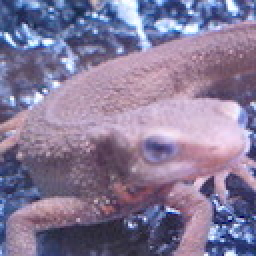
//> input picture imori.jpg, 128 x 128 px (shown 2 times larger)
$ ./answer_31   (built with g++ and OpenCV 4)
//> lines starting //> are read from the running program, lines starting //| are printed output that depends on the picture
//> further down, img is the input picture: 128 rows x 128 cols, CV_8UC3; mean B, G, R 152.8, 121.8, 134.1
#include <iostream>
#include <math.h>
#include <opencv2/core.hpp>
#include <opencv2/highgui.hpp>

// affine
cv::Mat affine(cv::Mat img, double a, double b, double c, double d, double tx,
               double ty, double theta, double dx, double dy) {
//> called with a = 1, b = 0, c = 0, d = 1, tx = 0, ty = 0, theta = 0, dx = 30
  // get height and width
  int width = img.cols;
//> width = 128
  int height = img.rows;
//> height = 128
  int channel = img.channels();
//> channel = 3

  // get detriment
  double det = a * d - b * c;

  if (dx != 0) {
    b = dx / height;
//> b = 0.234
  }
  if (dy != 0) {
    c = dy / width;
//> c = 0.234
  }

  if (theta != 0) {
    // Affine parameters
    double rad = theta / 180. * M_PI;
    a = std::cos(rad);
    b = -std::sin(rad);
    c = std::sin(rad);
    d = std::cos(rad);
    tx = 0;
    ty = 0;

    double det = a * d - b * c;

    // center transition
    double cx = width / 2.;
    double cy = height / 2.;
    double new_cx = (d * cx - b * cy) / det;
    double new_cy = (-c * cx + a * cy) / det;
    tx = new_cx - cx;
    ty = new_cy - cy;
  }

  // Resize width and height
  int resized_width = (int)(width * a + dx);
//> resized_width = 158
  int resized_height = (int)(height * d + dy);
//> resized_height = 158

  if (theta != 0) {
    resized_width = (int)(width + dx);
    resized_height = (int)(height + dy);
  }

  // other parameters
  int x_before, y_before;

  // output
  cv::Mat out = cv::Mat::zeros(resized_height, resized_width, CV_8UC3);

  // Affine transformation
  for (int y = 0; y < resized_height; y++) {
    for (int x = 0; x < resized_width; x++) {

      // get original position x
      x_before = (int)((d * x - b * y) / det - tx);

      if ((x_before < 0) || (x_before >= width)) {
        continue;
      }

      // get original position y
      y_before = (int)((-c * x + a * y) / det - ty);

      if ((y_before < 0) || (y_before >= height)) {
        continue;
      }

      // assign pixel to new position
      for (int _c = 0; _c < channel; _c++) {
        out.at<cv::Vec3b>(y, x)[_c] = img.at<cv::Vec3b>(y_before, x_before)[_c];
      }
    }
  }
//> this loop made 158 passes
//> (x_before, y_before) on passes 1 to 3: (157, -29), (156, -29), (156, -28)
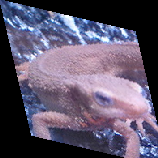
//> out: 158 rows x 158 cols, CV_8UC3; mean B, G, R 106, 84.7, 93.2
//> after the loop, x_before = 120; y_before = 120

  return out;
}

int main(int argc, const char *argv[]) {
  // read image
  cv::Mat img = cv::imread("imori.jpg", cv::IMREAD_COLOR);

  // affine
  cv::Mat out = affine(img, 1, 0, 0, 1, 0, 0, 0, 30, 30);

  // cv::imwrite("out.jpg", out);
  cv::imshow("answer", out);
  cv::waitKey(0);
  cv::destroyAllWindows();

  return 0;
}
